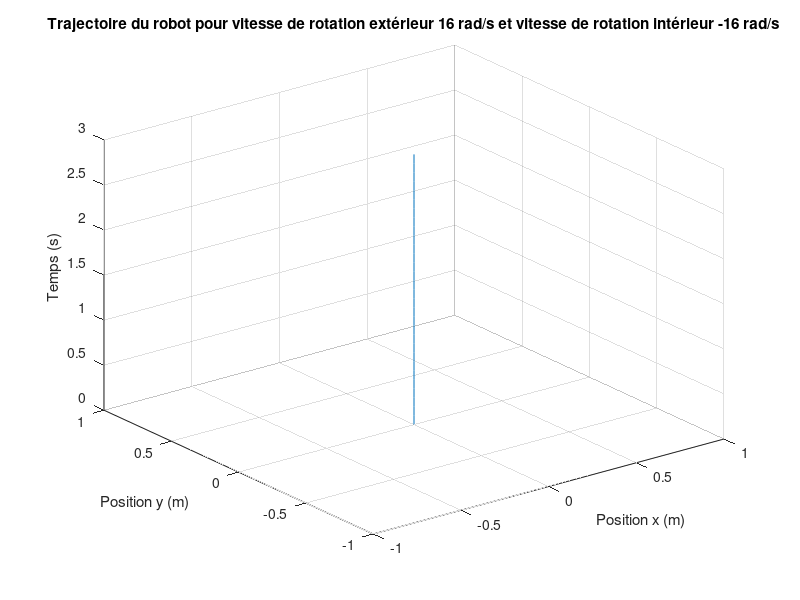

Write the MATLAB code that produced this figure.
clear
close
clc

% Paramètres
omega_ext = 16; % Vitesse de rotation de la roue extérieure (en rad/s)
omega_int = 16;  % Vitesse de rotation de la roue intérieure (en rad/s)
L = 0.5;        % Largeur du véhicule (en m)
r = 0.065/2;        % Rayon de la roue (en m)
dt = 0.1;      % Pas de temps (en s)

% Calcul de la courbure de virage
C = abs(omega_ext - omega_int) / (L/r);

% Temps
t = 0:dt:3; % De 0 à 10 secondes avec un pas de dt seconde

% Initialisation des positions x et y
x = zeros(size(t));
y = zeros(size(t));

% Initialisation de l'angle de virage
theta = 0;
temps = 0;

% Calcul de la trajectoire
for i = 2:length(t)
    % Mise à jour de l'angle de virage
    theta = theta + C * dt;
    temps = temps + dt;
    % Mise à jour des positions x et y
    x(i) = x(i-1) + r * (omega_ext-omega_int)/L * cos(theta) * dt;
    y(i) = y(i-1) + r * (omega_ext-omega_int)/L * sin(theta) * dt;
end

% Affichage de la trajectoire
figure;
plot3(x, y, t);
xlabel('Position x (m)');
ylabel('Position y (m)');
zlabel('Temps (s)')
title(['Trajectoire du robot pour vitesse de rotation extérieur 16 rad/s et ' ...
    'vitesse de rotation intérieur -16 rad/s']);
grid on;